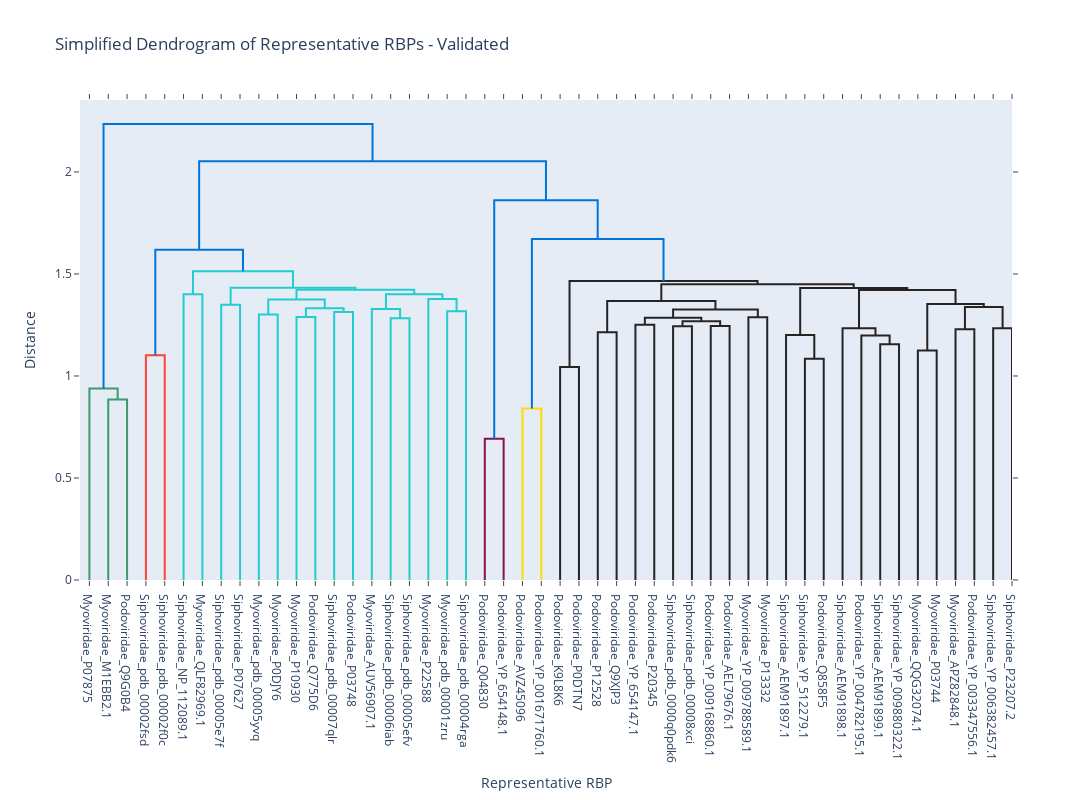

The cell this chart's notebook holds for it:
### Code cell
import pandas as pd
import numpy as np
from sklearn.metrics import pairwise_distances
from scipy.cluster.hierarchy import linkage, fcluster
import plotly.figure_factory as ff

# Compute the distance matrix
distance_matrix = pairwise_distances(X0.toarray(), metric='cosine')

# Linkage matrix
Z = linkage(distance_matrix, method='ward')

# Choose how many final clusters to keep
p = 50  # For example, 30 largest clusters

# Get cluster assignments
clusters = fcluster(Z, t=p, criterion='maxclust')

# Add cluster info to df
df['ClusterPlot'] = clusters

# Pick one representative RBP from each cluster
# (optional: pick based on other metrics, but here we just sample)
rep_indices = df.groupby('ClusterPlot').head(1).index

# Filter data
X_small = X0.toarray()[rep_indices]
labels_small = df.loc[rep_indices].apply(lambda row: f"{row['Morphotype']}_{row['RBP Accession']}", axis=1).tolist()

# Compute reduced distance matrix and linkage again
distance_matrix_small = pairwise_distances(X_small, metric='cosine')
Z_small = linkage(distance_matrix_small, method='ward')

# Plot using Plotly
fig = ff.create_dendrogram(distance_matrix_small, labels=labels_small, 
                           linkagefun=lambda x: linkage(x, method='ward'))
fig.update_layout(
    width=1600, height=800,
    title='Simplified Dendrogram of Representative RBPs - Validated',
    xaxis_title='Representative RBP',
    yaxis_title='Distance'
)
fig.show()

### Figure 1 — Plotly figure (JSON) as saved in the notebook; plotly's stock layout.template omitted (floating-point values rounded to 4 significant figures)
{"data": [{"hoverinfo": "text", "marker": {"color": "rgb(61,153,112)"}, "mode": "lines", "type": "scatter", "x": [15.0, 15.0, 25.0, 25.0], "xaxis": "x", "y": [0.0, 0.8853, 0.8853, 0.0], "yaxis": "y"}, {"hoverinfo": "text", "marker": {"color": "rgb(61,153,112)"}, "mode": "lines", "type": "scatter", "x": [5.0, 5.0, 20.0, 20.0], "xaxis": "x", "y": [0.0, 0.9391, 0.9391, 0.8853], "yaxis": "y"}, {"hoverinfo": "text", "marker": {"color": "rgb(255,65,54)"}, "mode": "lines", "type": "scatter", "x": [35.0, 35.0, 45.0, 45.0], "xaxis": "x", "y": [0.0, 1.102, 1.102, 0.0], "yaxis": "y"}, {"hoverinfo": "text", "marker": {"color": "rgb(35,205,205)"}, "mode": "lines", "type": "scatter", "x": [55.0, 55.0, 65.0, 65.0], "xaxis": "x", "y": [0.0, 1.401, 1.401, 0.0], "yaxis": "y"}, {"hoverinfo": "text", "marker": {"color": "rgb(35,205,205)"}, "mode": "lines", "type": "scatter", "x": [75.0, 75.0, 85.0, 85.0], "xaxis": "x", "y": [0.0, 1.349, 1.349, 0.0], "yaxis": "y"}, {"hoverinfo": "text", "marker": {"color": "rgb(35,205,205)"}, "mode": "lines", "type": "scatter", "x": [95.0, 95.0, 105.0, 105.0], "xaxis": "x", "y": [0.0, 1.302, 1.302, 0.0], "yaxis": "y"}, {"hoverinfo": "text", "marker": {"color": "rgb(35,205,205)"}, "mode": "lines", "type": "scatter", "x": [115.0, 115.0, 125.0, 125.0], "xaxis": "x", "y": [0.0, 1.289, 1.289, 0.0], "yaxis": "y"}, {"hoverinfo": "text", "marker": {"color": "rgb(35,205,205)"}, "mode": "lines", "type": "scatter", "x": [135.0, 135.0, 145.0, 145.0], "xaxis": "x", "y": [0.0, 1.313, 1.313, 0.0], "yaxis": "y"}, {"hoverinfo": "text", "marker": {"color": "rgb(35,205,205)"}, "mode": "lines", "type": "scatter", "x": [120.0, 120.0, 140.0, 140.0], "xaxis": "x", "y": [1.289, 1.332, 1.332, 1.313], "yaxis": "y"}, {"hoverinfo": "text", "marker": {"color": "rgb(35,205,205)"}, "mode": "lines", "type": "scatter", "x": [100.0, 100.0, 130.0, 130.0], "xaxis": "x", "y": [1.302, 1.375, 1.375, 1.332], "yaxis": "y"}, {"hoverinfo": "text", "marker": {"color": "rgb(35,205,205)"}, "mode": "lines", "type": "scatter", "x": [165.0, 165.0, 175.0, 175.0], "xaxis": "x", "y": [0.0, 1.283, 1.283, 0.0], "yaxis": "y"}, {"hoverinfo": "text", "marker": {"color": "rgb(35,205,205)"}, "mode": "lines", "type": "scatter", "x": [155.0, 155.0, 170.0, 170.0], "xaxis": "x", "y": [0.0, 1.328, 1.328, 1.283], "yaxis": "y"}, {"hoverinfo": "text", "marker": {"color": "rgb(35,205,205)"}, "mode": "lines", "type": "scatter", "x": [195.0, 195.0, 205.0, 205.0], "xaxis": "x", "y": [0.0, 1.317, 1.317, 0.0], "yaxis": "y"}, {"hoverinfo": "text", "marker": {"color": "rgb(35,205,205)"}, "mode": "lines", "type": "scatter", "x": [185.0, 185.0, 200.0, 200.0], "xaxis": "x", "y": [0.0, 1.377, 1.377, 1.317], "yaxis": "y"}, {"hoverinfo": "text", "marker": {"color": "rgb(35,205,205)"}, "mode": "lines", "type": "scatter", "x": [162.5, 162.5, 192.5, 192.5], "xaxis": "x", "y": [1.328, 1.4, 1.4, 1.377], "yaxis": "y"}, {"hoverinfo": "text", "marker": {"color": "rgb(35,205,205)"}, "mode": "lines", "type": "scatter", "x": [115.0, 115.0, 177.5, 177.5], "xaxis": "x", "y": [1.375, 1.422, 1.422, 1.4], "yaxis": "y"}, {"hoverinfo": "text", "marker": {"color": "rgb(35,205,205)"}, "mode": "lines", "type": "scatter", "x": [80.0, 80.0, 146.2, 146.2], "xaxis": "x", "y": [1.349, 1.433, 1.433, 1.422], "yaxis": "y"}, {"hoverinfo": "text", "marker": {"color": "rgb(35,205,205)"}, "mode": "lines", "type": "scatter", "x": [60.0, 60.0, 113.1, 113.1], "xaxis": "x", "y": [1.401, 1.513, 1.513, 1.433], "yaxis": "y"}, {"hoverinfo": "text", "marker": {"color": "rgb(0,116,217)"}, "mode": "lines", "type": "scatter", "x": [40.0, 40.0, 86.56, 86.56], "xaxis": "x", "y": [1.102, 1.619, 1.619, 1.513], "yaxis": "y"}, {"hoverinfo": "text", "marker": {"color": "rgb(133,20,75)"}, "mode": "lines", "type": "scatter", "x": [215.0, 215.0, 225.0, 225.0], "xaxis": "x", "y": [0.0, 0.6919, 0.6919, 0.0], "yaxis": "y"}, {"hoverinfo": "text", "marker": {"color": "rgb(255,220,0)"}, "mode": "lines", "type": "scatter", "x": [235.0, 235.0, 245.0, 245.0], "xaxis": "x", "y": [0.0, 0.8408, 0.8408, 0.0], "yaxis": "y"}, {"hoverinfo": "text", "marker": {"color": "rgb(40,35,35)"}, "mode": "lines", "type": "scatter", "x": [255.0, 255.0, 265.0, 265.0], "xaxis": "x", "y": [0.0, 1.044, 1.044, 0.0], "yaxis": "y"}, {"hoverinfo": "text", "marker": {"color": "rgb(40,35,35)"}, "mode": "lines", "type": "scatter", "x": [275.0, 275.0, 285.0, 285.0], "xaxis": "x", "y": [0.0, 1.214, 1.214, 0.0], "yaxis": "y"}, {"hoverinfo": "text", "marker": {"color": "rgb(40,35,35)"}, "mode": "lines", "type": "scatter", "x": [295.0, 295.0, 305.0, 305.0], "xaxis": "x", "y": [0.0, 1.251, 1.251, 0.0], "yaxis": "y"}, {"hoverinfo": "text", "marker": {"color": "rgb(40,35,35)"}, "mode": "lines", "type": "scatter", "x": [315.0, 315.0, 325.0, 325.0], "xaxis": "x", "y": [0.0, 1.243, 1.243, 0.0], "yaxis": "y"}, {"hoverinfo": "text", "marker": {"color": "rgb(40,35,35)"}, "mode": "lines", "type": "scatter", "x": [335.0, 335.0, 345.0, 345.0], "xaxis": "x", "y": [0.0, 1.245, 1.245, 0.0], "yaxis": "y"}, {"hoverinfo": "text", "marker": {"color": "rgb(40,35,35)"}, "mode": "lines", "type": "scatter", "x": [320.0, 320.0, 340.0, 340.0], "xaxis": "x", "y": [1.243, 1.268, 1.268, 1.245], "yaxis": "y"}, {"hoverinfo": "text", "marker": {"color": "rgb(40,35,35)"}, "mode": "lines", "type": "scatter", "x": [300.0, 300.0, 330.0, 330.0], "xaxis": "x", "y": [1.251, 1.285, 1.285, 1.268], "yaxis": "y"}, {"hoverinfo": "text", "marker": {"color": "rgb(40,35,35)"}, "mode": "lines", "type": "scatter", "x": [355.0, 355.0, 365.0, 365.0], "xaxis": "x", "y": [0.0, 1.288, 1.288, 0.0], "yaxis": "y"}, {"hoverinfo": "text", "marker": {"color": "rgb(40,35,35)"}, "mode": "lines", "type": "scatter", "x": [315.0, 315.0, 360.0, 360.0], "xaxis": "x", "y": [1.285, 1.326, 1.326, 1.288], "yaxis": "y"}, {"hoverinfo": "text", "marker": {"color": "rgb(40,35,35)"}, "mode": "lines", "type": "scatter", "x": [280.0, 280.0, 337.5, 337.5], "xaxis": "x", "y": [1.214, 1.368, 1.368, 1.326], "yaxis": "y"}, {"hoverinfo": "text", "marker": {"color": "rgb(40,35,35)"}, "mode": "lines", "type": "scatter", "x": [385.0, 385.0, 395.0, 395.0], "xaxis": "x", "y": [0.0, 1.085, 1.085, 0.0], "yaxis": "y"}, {"hoverinfo": "text", "marker": {"color": "rgb(40,35,35)"}, "mode": "lines", "type": "scatter", "x": [375.0, 375.0, 390.0, 390.0], "xaxis": "x", "y": [0.0, 1.2, 1.2, 1.085], "yaxis": "y"}, {"hoverinfo": "text", "marker": {"color": "rgb(40,35,35)"}, "mode": "lines", "type": "scatter", "x": [425.0, 425.0, 435.0, 435.0], "xaxis": "x", "y": [0.0, 1.155, 1.155, 0.0], "yaxis": "y"}, {"hoverinfo": "text", "marker": {"color": "rgb(40,35,35)"}, "mode": "lines", "type": "scatter", "x": [415.0, 415.0, 430.0, 430.0], "xaxis": "x", "y": [0.0, 1.198, 1.198, 1.155], "yaxis": "y"}, {"hoverinfo": "text", "marker": {"color": "rgb(40,35,35)"}, "mode": "lines", "type": "scatter", "x": [405.0, 405.0, 422.5, 422.5], "xaxis": "x", "y": [0.0, 1.234, 1.234, 1.198], "yaxis": "y"}, {"hoverinfo": "text", "marker": {"color": "rgb(40,35,35)"}, "mode": "lines", "type": "scatter", "x": [445.0, 445.0, 455.0, 455.0], "xaxis": "x", "y": [0.0, 1.124, 1.124, 0.0], "yaxis": "y"}, {"hoverinfo": "text", "marker": {"color": "rgb(40,35,35)"}, "mode": "lines", "type": "scatter", "x": [465.0, 465.0, 475.0, 475.0], "xaxis": "x", "y": [0.0, 1.229, 1.229, 0.0], "yaxis": "y"}, {"hoverinfo": "text", "marker": {"color": "rgb(40,35,35)"}, "mode": "lines", "type": "scatter", "x": [485.0, 485.0, 495.0, 495.0], "xaxis": "x", "y": [0.0, 1.233, 1.233, 0.0], "yaxis": "y"}, {"hoverinfo": "text", "marker": {"color": "rgb(40,35,35)"}, "mode": "lines", "type": "scatter", "x": [470.0, 470.0, 490.0, 490.0], "xaxis": "x", "y": [1.229, 1.338, 1.338, 1.233], "yaxis": "y"}, {"hoverinfo": "text", "marker": {"color": "rgb(40,35,35)"}, "mode": "lines", "type": "scatter", "x": [450.0, 450.0, 480.0, 480.0], "xaxis": "x", "y": [1.124, 1.352, 1.352, 1.338], "yaxis": "y"}, {"hoverinfo": "text", "marker": {"color": "rgb(40,35,35)"}, "mode": "lines", "type": "scatter", "x": [413.8, 413.8, 465.0, 465.0], "xaxis": "x", "y": [1.234, 1.421, 1.421, 1.352], "yaxis": "y"}, {"hoverinfo": "text", "marker": {"color": "rgb(40,35,35)"}, "mode": "lines", "type": "scatter", "x": [382.5, 382.5, 439.4, 439.4], "xaxis": "x", "y": [1.2, 1.431, 1.431, 1.421], "yaxis": "y"}, {"hoverinfo": "text", "marker": {"color": "rgb(40,35,35)"}, "mode": "lines", "type": "scatter", "x": [308.8, 308.8, 410.9, 410.9], "xaxis": "x", "y": [1.368, 1.45, 1.45, 1.431], "yaxis": "y"}, {"hoverinfo": "text", "marker": {"color": "rgb(40,35,35)"}, "mode": "lines", "type": "scatter", "x": [260.0, 260.0, 359.8, 359.8], "xaxis": "x", "y": [1.044, 1.466, 1.466, 1.45], "yaxis": "y"}, {"hoverinfo": "text", "marker": {"color": "rgb(0,116,217)"}, "mode": "lines", "type": "scatter", "x": [240.0, 240.0, 309.9, 309.9], "xaxis": "x", "y": [0.8408, 1.671, 1.671, 1.466], "yaxis": "y"}, {"hoverinfo": "text", "marker": {"color": "rgb(0,116,217)"}, "mode": "lines", "type": "scatter", "x": [220.0, 220.0, 275.0, 275.0], "xaxis": "x", "y": [0.6919, 1.861, 1.861, 1.671], "yaxis": "y"}, {"hoverinfo": "text", "marker": {"color": "rgb(0,116,217)"}, "mode": "lines", "type": "scatter", "x": [63.28, 63.28, 247.5, 247.5], "xaxis": "x", "y": [1.619, 2.052, 2.052, 1.861], "yaxis": "y"}, {"hoverinfo": "text", "marker": {"color": "rgb(0,116,217)"}, "mode": "lines", "type": "scatter", "x": [12.5, 12.5, 155.4, 155.4], "xaxis": "x", "y": [0.9391, 2.235, 2.235, 2.052], "yaxis": "y"}], "layout": {"autosize": false, "height": 800, "hovermode": "closest", "showlegend": false, "title": {"text": "Simplified Dendrogram of Representative RBPs - Validated"}, "width": 1600, "xaxis": {"mirror": "allticks", "rangemode": "tozero", "showgrid": false, "showline": true, "showticklabels": true, "tickmode": "array", "ticks": "outside", "ticktext": ["Myoviridae_P07875", "Myoviridae_M1EBB2.1", "Podoviridae_Q9G0B4", "Siphoviridae_pdb_00002fsd", "Siphoviridae_pdb_00002f0c", "Siphoviridae_NP_112089.1", "Myoviridae_QLF82969.1", "Siphoviridae_pdb_00005e7f", "Siphoviridae_P07627", "Myoviridae_pdb_00005yvq", "Myoviridae_P0DJY6", "Myoviridae_P10930", "Podoviridae_Q775D6", "Siphoviridae_pdb_00007qlr", "Podoviridae_P03748", "Myoviridae_AUV56907.1", "Siphoviridae_pdb_00006iab", "Siphoviridae_pdb_00005efv", "Myoviridae_P22588", "Myoviridae_pdb_00001zru", "Siphoviridae_pdb_00004rga", "Podoviridae_Q04830", "Podoviridae_YP_654148.1", "Podoviridae_AVZ45096  ", "Podoviridae_YP_001671760.1 ", "Podoviridae_K9L8K6", "Podoviridae_P0DTN7", "Podoviridae_P12528", "Podoviridae_Q9XJP3", "Podoviridae_YP_654147.1", "Podoviridae_P20345", "Siphoviridae_pdb_0000q0pdk6", "Siphoviridae_pdb_00008xci", "Podoviridae_YP_009168860.1", "Podoviridae_AEL79676.1", "Myoviridae_YP_009788589.1", "Myoviridae_P13332", "Siphoviridae_AEM91897.1", "Siphoviridae_YP_512279.1", "Podoviridae_Q858F5 ", "Siphoviridae_AEM91898.1", "Podoviridae_YP_004782195.1", "Siphoviridae_AEM91899.1", "Siphoviridae_YP_009880322.1", "Myoviridae_QQG32074.1", "Myoviridae_P03744", "Myoviridae_APZ82848.1", "Podoviridae_YP_003347556.1", "Siphoviridae_YP_006382457.1", "Siphoviridae_P23207.2"], "tickvals": [5, 15, 25, 35, 45, 55, 65, 75, 85, 95, 105, 115, 125, 135, 145, 155, 165, 175, 185, 195, 205, 215, 225, 235, 245, 255, 265, 275, 285, 295, 305, 315, 325, 335, 345, 355, 365, 375, 385, 395, 405, 415, 425, 435, 445, 455, 465, 475, 485, 495], "title": {"text": "Representative RBP"}, "type": "linear", "zeroline": false}, "yaxis": {"mirror": "allticks", "rangemode": "tozero", "showgrid": false, "showline": true, "showticklabels": true, "ticks": "outside", "title": {"text": "Distance"}, "type": "linear", "zeroline": false}}}
